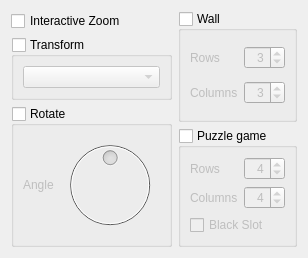
  <widget class="QWidget" name="tab_5">
   <attribute name="title">
    <string>Geometry</string>
   </attribute>
   <layout class="QGridLayout" name="gridLayout_13">
    <item row="0" column="0">
     <widget class="QCheckBox" name="magnifyEnable">
      <property name="text">
       <string>Interactive Zoom</string>
      </property>
     </widget>
    </item>
    <item row="0" column="1" rowspan="3">
     <widget class="QGroupBox" name="wallEnable">
      <property name="title">
       <string>Wall</string>
      </property>
      <property name="checkable">
       <bool>true</bool>
      </property>
      <property name="checked">
       <bool>false</bool>
      </property>
      <layout class="QGridLayout" name="_5">
       <item row="0" column="0">
        <widget class="QLabel" name="label_31">
         <property name="text">
          <string>Rows</string>
         </property>
         <property name="buddy">
          <cstring>wallRowsSpin</cstring>
         </property>
        </widget>
       </item>
       <item row="1" column="0">
        <widget class="QLabel" name="label_30">
         <property name="text">
          <string>Columns</string>
         </property>
         <property name="buddy">
          <cstring>wallColsSpin</cstring>
         </property>
        </widget>
       </item>
       <item row="1" column="1">
        <widget class="QSpinBox" name="wallColsSpin">
         <property name="alignment">
          <set>Qt::AlignRight|Qt::AlignTrailing|Qt::AlignVCenter</set>
         </property>
         <property name="minimum">
          <number>1</number>
         </property>
         <property name="value">
          <number>3</number>
         </property>
        </widget>
       </item>
       <item row="0" column="1">
        <widget class="QSpinBox" name="wallRowsSpin">
         <property name="alignment">
          <set>Qt::AlignRight|Qt::AlignTrailing|Qt::AlignVCenter</set>
         </property>
         <property name="minimum">
          <number>1</number>
         </property>
         <property name="value">
          <number>3</number>
         </property>
        </widget>
       </item>
      </layout>
     </widget>
    </item>
    <item row="1" column="0">
     <widget class="QGroupBox" name="transformEnable">
      <property name="sizePolicy">
       <sizepolicy hsizetype="Preferred" vsizetype="Preferred">
        <horstretch>0</horstretch>
        <verstretch>0</verstretch>
       </sizepolicy>
      </property>
      <property name="title">
       <string>Transform</string>
      </property>
      <property name="checkable">
       <bool>true</bool>
      </property>
      <property name="checked">
       <bool>false</bool>
      </property>
      <layout class="QGridLayout" name="_4">
       <item row="0" column="0">
        <widget class="QComboBox" name="transformTypeCombo"/>
       </item>
      </layout>
     </widget>
    </item>
    <item row="2" column="0" rowspan="2">
     <widget class="QGroupBox" name="rotateEnable">
      <property name="sizePolicy">
       <sizepolicy hsizetype="Preferred" vsizetype="MinimumExpanding">
        <horstretch>0</horstretch>
        <verstretch>0</verstretch>
       </sizepolicy>
      </property>
      <property name="title">
       <string>Rotate</string>
      </property>
      <property name="checkable">
       <bool>true</bool>
      </property>
      <property name="checked">
       <bool>false</bool>
      </property>
      <layout class="QGridLayout">
       <item row="1" column="0">
        <widget class="QLabel" name="label_28">
         <property name="sizePolicy">
          <sizepolicy hsizetype="Maximum" vsizetype="Preferred">
           <horstretch>0</horstretch>
           <verstretch>0</verstretch>
          </sizepolicy>
         </property>
         <property name="text">
          <string>Angle</string>
         </property>
         <property name="buddy">
          <cstring>rotateAngleDial</cstring>
         </property>
        </widget>
       </item>
       <item row="1" column="1">
        <widget class="QDial" name="rotateAngleDial">
         <property name="sizePolicy">
          <sizepolicy hsizetype="Preferred" vsizetype="MinimumExpanding">
           <horstretch>0</horstretch>
           <verstretch>0</verstretch>
          </sizepolicy>
         </property>
         <property name="maximum">
          <number>359</number>
         </property>
         <property name="value">
          <number>180</number>
         </property>
         <property name="sliderPosition">
          <number>180</number>
         </property>
        </widget>
       </item>
      </layout>
     </widget>
    </item>
    <item row="3" column="1">
     <widget class="QGroupBox" name="puzzleEnable">
      <property name="title">
       <string>Puzzle game</string>
      </property>
      <property name="checkable">
       <bool>true</bool>
      </property>
      <property name="checked">
       <bool>false</bool>
      </property>
      <layout class="QGridLayout" name="gridLayout_3">
       <item row="0" column="0">
        <widget class="QLabel" name="label_27">
         <property name="text">
          <string>Rows</string>
         </property>
         <property name="buddy">
          <cstring>puzzleRowsSpin</cstring>
         </property>
        </widget>
       </item>
       <item row="0" column="1">
        <widget class="QSpinBox" name="puzzleRowsSpin">
         <property name="alignment">
          <set>Qt::AlignRight|Qt::AlignTrailing|Qt::AlignVCenter</set>
         </property>
         <property name="minimum">
          <number>2</number>
         </property>
         <property name="maximum">
          <number>16</number>
         </property>
         <property name="value">
          <number>4</number>
         </property>
        </widget>
       </item>
       <item row="1" column="0">
        <widget class="QLabel" name="label_26">
         <property name="text">
          <string>Columns</string>
         </property>
         <property name="buddy">
          <cstring>puzzleColsSpin</cstring>
         </property>
        </widget>
       </item>
       <item row="1" column="1">
        <widget class="QSpinBox" name="puzzleColsSpin">
         <property name="alignment">
          <set>Qt::AlignRight|Qt::AlignTrailing|Qt::AlignVCenter</set>
         </property>
         <property name="minimum">
          <number>2</number>
         </property>
         <property name="maximum">
          <number>16</number>
         </property>
         <property name="value">
          <number>4</number>
         </property>
        </widget>
       </item>
       <item row="2" column="0" colspan="2">
        <widget class="QCheckBox" name="puzzleBlackSlotCheck">
         <property name="text">
          <string>Black Slot</string>
         </property>
        </widget>
       </item>
      </layout>
     </widget>
    </item>
   </layout>
  </widget>
